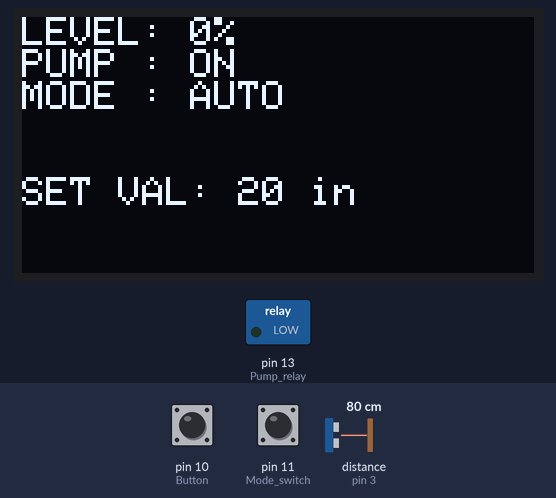
This sketch was run on a simulated Arduino Uno, built with avr-gcc and run on an emulated ATmega328P. Parts: 128×64 one-colour display, switched loads named in the sketch (green lamp = pin HIGH). Wiring (inferred from the names in the program): ultrasonic range finder: trigger pin 2; echo pin 3. Inputs (shaded band) come from the test bench; at power-on: distance to the obstacle (sensor on pin 3) 80 cm, pin 11 (Mode_switch) HIGH, pin 10 (Button) HIGH. The echo pulse lasts 58.3 µs per cm; EEPROM starts erased; pins used as bus, display or sensor lines are not drawn.

Above: at 2.4 s.
2.5 s: distance to the obstacle (sensor on pin 3) set to 7 cm
At 4.0 s:
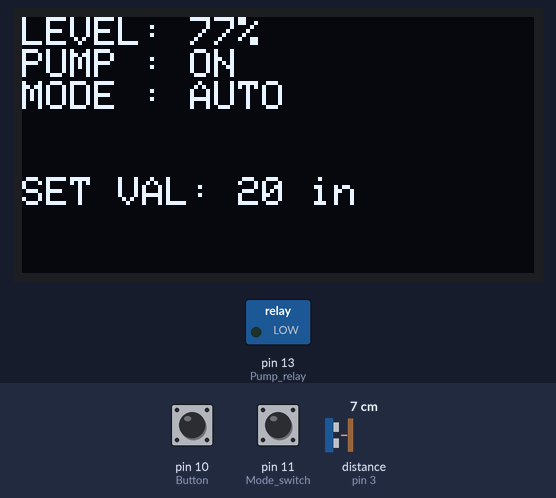
4.4 s: distance to the obstacle (sensor on pin 3) set to 4 cm
At 5.1 s:
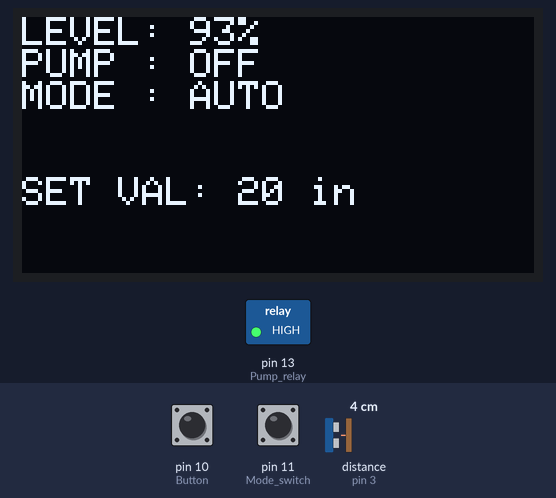
5.9 s: pin 11 (Mode_switch) pulled LOW for 0.3 s
At 6.5 s:
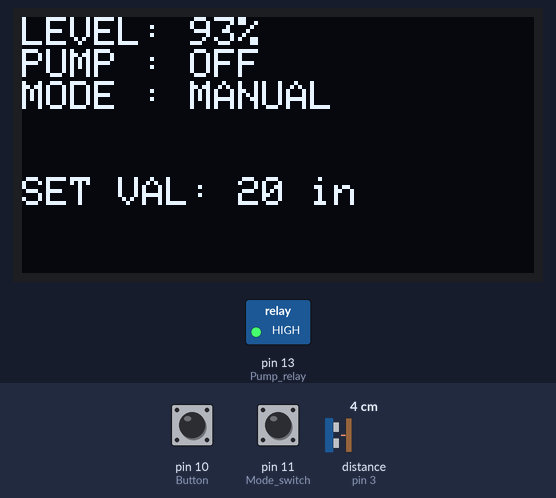
8.1 s: pin 10 (Button) pulled LOW for 0.3 s
At 9.3 s:
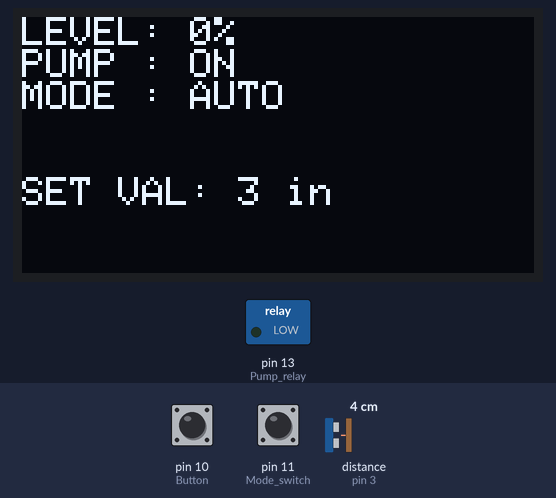
10.2 s: pin 11 (Mode_switch) pulled LOW for 1 s
At 11.2 s:
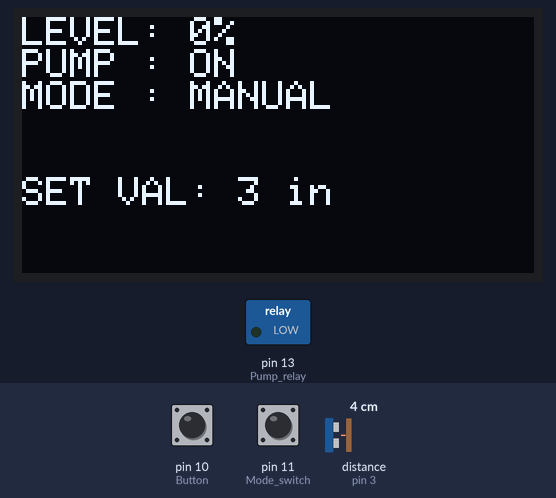
12.9 s: pin 11 (Mode_switch) pulled LOW for 3.2 s
Timing chart, 0 to 15.9 s (numbered marks = the images above; inputs shaded):
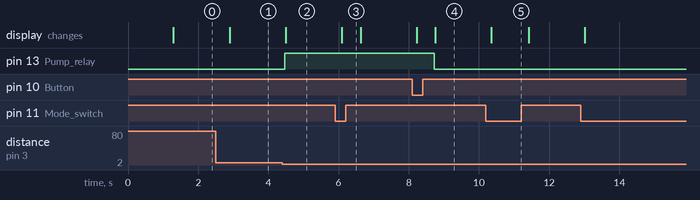

The sketch:

Automatic_Water_Pumping_System.ino
```cpp
#include <EEPROM.h>
#include <Wire.h>
#include <Adafruit_GFX.h>
#include <Adafruit_SSD1306.h>


#define SCREEN_WIDTH 128
#define SCREEN_HEIGHT 64
#define OLED_RESET -1


Adafruit_SSD1306 display(SCREEN_WIDTH, SCREEN_HEIGHT, &Wire, OLED_RESET);


long duration, inches;
int set_val, percentage;
bool state, pump;


void setup() {


  display.begin(SSD1306_SWITCHCAPVCC, 0x3C);
  display.clearDisplay();
  display.setTextSize(1);
  display.setTextColor(SSD1306_WHITE);
  display.setCursor(0, 0);
  display.println("WATER LEVEL SYSTEM");
  display.display();
  delay(1200);


  pinMode(2, OUTPUT);       // Trigger
  pinMode(3, INPUT);        // Echo
  pinMode(10, INPUT_PULLUP); // Button
  pinMode(11, INPUT_PULLUP); // Mode switch
  pinMode(13, OUTPUT);       // Pump relay


  set_val = EEPROM.read(0);
  if (set_val > 20) set_val = 20;
}


void loop() {


  // 1️⃣ ULTRASONIC READ
  digitalWrite(2, HIGH);
  delayMicroseconds(10);
  digitalWrite(2, LOW);


  duration = pulseIn(3, HIGH);
  inches = microsecondsToInches(duration);


  // 2️⃣ WATER PERCENT FORMULA
  percentage = (set_val - inches) * 110 / set_val;
  if (percentage < 0) percentage = 0;
  if (percentage > 100) percentage = 100;


  // 3️⃣ AUTO MODE PUMP CONTROL
  if (digitalRead(11)) {
    if (percentage < 30) pump = 1;
    if (percentage > 85) pump = 0;
  }
  digitalWrite(13, !pump);


  // 4️⃣ BUTTON BEHAVIOR (EEPROM + MANUAL TOGGLE)
  if (!digitalRead(10) && !state) {
    state = true;


    if (digitalRead(11)) {
      set_val = inches;
      EEPROM.write(0, set_val);
    } else {
      pump = !pump;
    }
  }
  if (digitalRead(10)) state = false;


  // 5️⃣ OLED DISPLAY
  display.clearDisplay();
  display.setTextSize(1);
  display.setCursor(0, 0);
  display.print("LEVEL: ");
  display.print(percentage);
  display.println("%");


  display.print("PUMP : ");
  if (pump) display.println("ON");
  else display.println("OFF");


  display.print("MODE : ");
  if (digitalRead(11))
    display.println("AUTO");
  else
    display.println("MANUAL");


  display.setCursor(0, 40);
  display.print("SET VAL: ");
  display.print(set_val);
  display.print(" in");


  display.display();


  delay(500);
}


long microsecondsToInches(long microseconds) {
  return microseconds / 29 / 2;
}
```

Measured:
- the behaviour switches between 6 and 5 cm on distance to the obstacle (sensor on pin 3) (found by bisection; images 1 and 2)
- after the input at 2.5 s, the display: changes after 0.40 s (image 1)
- after the input at 4.4 s, pin 13 (Pump_relay): LOW → HIGH after 0.07 s; the display: changes after 0.10 s (image 2)
- after the input at 5.9 s, the display: changes after 0.19 s (image 3)
- after the input at 8.1 s, pin 13 (Pump_relay): HIGH → LOW after 0.62 s; the display: first changes after 0.12 s (image 4 shows a later state)
- after the input at 10.2 s, the display: changes after 0.15 s (image 5)
